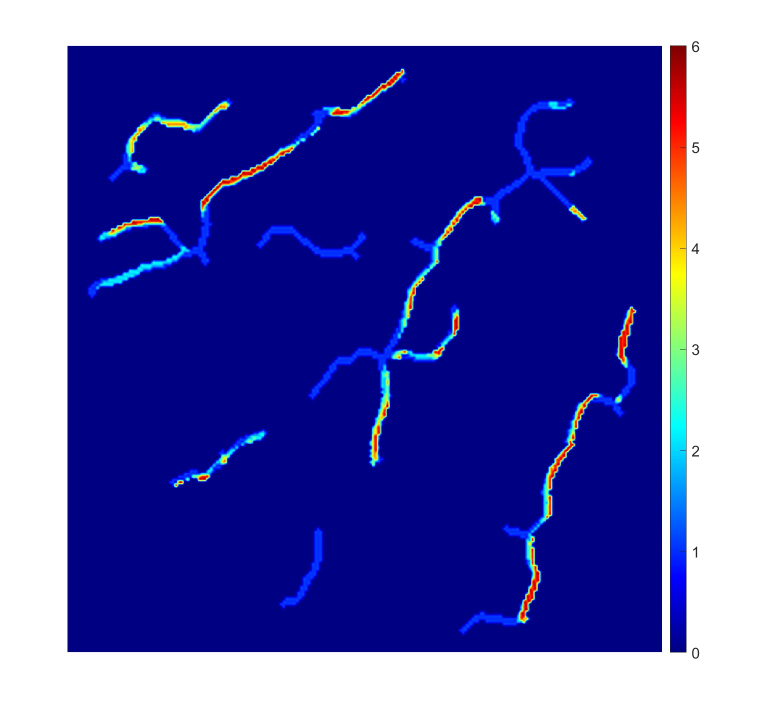
%> input picture Biometric_data/Estrazione Palmprint/Template3D/Luongo_1_noRimozione_000.jpg, 1553 x 1452 px (shown at 1/2 size)
$ octave --eval "result = metodo_estrazione_linee('Template3D/Luongo_1_noRimozione_000.jpg');"   (GNU Octave 9; MATLAB toolbox functions it lacks are replaced by stand-ins)
%> lines starting %> are read from the running program, lines starting %| are printed output that depends on the picture
### Biometric_data/Estrazione Palmprint/fcnFrostFilter.m
function outputImage = fcnFrostFilter(inputImage,mask)


% fcnFrostFilter performs noise filtering on an image based
%   on using an adaptive filter proposed by Frost.
%
%   OUTPUTIMAGE = fcnFrostFilter(INPUTIMAGE) performs
%   filtering of an image using the Frost filter. It uses a square neighborhood of 5x5
%   pixels to estimate the gray-level statistics in default settings.
%   Supported data type for INPUTIMAGE are uint8, uint16, uint32, uint64,
%   int8, int16, int32, int64, single, double. OUTPUTIMAGE has the same
%   image type as INPUTIMAGE.
%
%   OUTPUTIMAGE = fcnFrostFilter(INPUTIMAGE,MASK) performs
%   the filtering with local statistics computed based on the neighbors as
%   specified in the locical valued matrix MASK.
%
%   Details of the method are avilable in
%
%   V. S. Frost, "A Model for Radar Images and Its Application to Adaptive
%   Digital Filtering of Multiplicative Noise," IEEE Trans. Pattern Anal.,
%   Machine Intell., vol. 4, no. 2, pp. 157-166, Mar. 1982.
%   [http://dx.doi.org/10.1109/TPAMI.1982.4767223]
%
%   2012 (c) Debdoot Sheet, Indian Institute of Technology Kharagpur, India
%       Ver 1.0     13 February 2012
%
% Example
% -------
% inputImage = imnoise(imread('cameraman.tif'),'speckle',0.01);
% outputImage1 = fcnFrostFilter(inputImage);
% outputImage2 = ...
% fcnFrostFilter(inputImage,getnhood(strel('disk',3,0)));
% figure, subplot 131, imshow(inputImage), subplot 132,
% imshow(outputImage1), subplot 133, imshow(outputImage2)
%

% 2012 (c) Debdoot Sheet, Indian Institute of Technology Kharagpur, India
% All rights reserved.
%
% Permission is hereby granted to use, copy, modify, and distribute this code
% (the source files) and its documentation for any purpose, provided that
% the copyright notice in its entirety appear in all copies of this code,
% and the original source of this code. Further Indian Institute of
% Technology Kharagpur (IIT Kharagpur / IITKGP)  is acknowledged in any
% publication that reports research or any usage using this code.
%
% In no circumstantial cases or events the Indian Institute of Technology
% Kharagpur or the author(s) of this particular disclosure be liable to any
% party for direct, indirectm special, incidental, or consequential
% damages if any arising out of due usage. Indian Institute of Technology
% Kharagpur and the author(s) disclaim any warranty, including but not
% limited to the implied warranties of merchantability and fitness for a
% particular purpose. The disclosure is provided hereunder "as in"
% voluntarily for community development and the contributing parties have
% no obligation to provide maintenance, support, updates, enhancements,
% or modification.

%%%%%%%%%%%%%%%%%%%%%%%%%%%%%%

% Input argument check
validateattributes(inputImage,{'uint8','uint16','uint32','uint64','int8','int16','int32','int64','single','double'}, {'nonsparse','2d'}, mfilename,'I',1);

if nargin == 1

    mask = getnhood(strel('square',15));
elseif nargin == 2
    if ~islogical(mask)
        error('Mask of neighborhood specified must be a logical valued matrix');
    end
else
    error('Unsupported calling of fcnFirstOrderStatisticsFilter');
end

imageType = class(inputImage);

windowSize = size(mask);

inputImage = padarray(inputImage,[floor(windowSize(1)/2) floor(windowSize(2)/2)],'symmetric','both');

inputImage = double(inputImage);

[nRows,nCols] = size(inputImage);

outputImage = double(inputImage);

[xIndGrid yIndGrid] = meshgrid(-floor(windowSize(1)/2):floor(windowSize(1)/2),-floor(windowSize(2)/2):floor(windowSize(2)/2));

% xindgrid ^2   yingrid ^2

expWeight = exp(-(xIndGrid.^2 + yIndGrid.^2).^0.5);

for i=ceil(windowSize(1)/2):nRows-floor(windowSize(1)/2)
    for j=ceil(windowSize(2)/2):nCols-floor(windowSize(2)/2)
        localNeighborhood = inputImage(i-floor(windowSize(1)/2):i+floor(windowSize(1)/2),j-floor(windowSize(2)/2):j+floor(windowSize(2)/2));
        localNeighborhood = localNeighborhood(mask);
        localMean = mean(localNeighborhood(:));
        localVar = var(localNeighborhood(:));
        alpha = sqrt(localVar)/localMean;
        localWeight = alpha*(expWeight.^alpha);
        localWeightLin = localWeight(mask);
        localWeightLin = localWeightLin/sum(localWeightLin(:));
        outputImage(i,j) = sum(localWeightLin.*localNeighborhood);
    end
end

outputImage = outputImage(ceil(windowSize(1)/2):nRows-floor(windowSize(1)/2),ceil(windowSize(2)/2):nCols-floor(windowSize(2)/2));

outputImage = cast(outputImage,imageType);

### Biometric_data/Estrazione Palmprint/metodo_estrazione_linee.m
function [BWz, merge] = metodo_estrazione_linee(immagine)
%> called with immagine = 'Template3D/Luongo_1_noRimozione_000.jpg'

directions = [0 45 90 135];
dimDirectionalMatrix = 3;

% Caricamento dell'immagine di input
A = imread(immagine);
%> A is the input picture: size 1452x1553x3 uint8; mean R, G, B 91.6, 93.2, 175.1
A=imrotate(A,90);
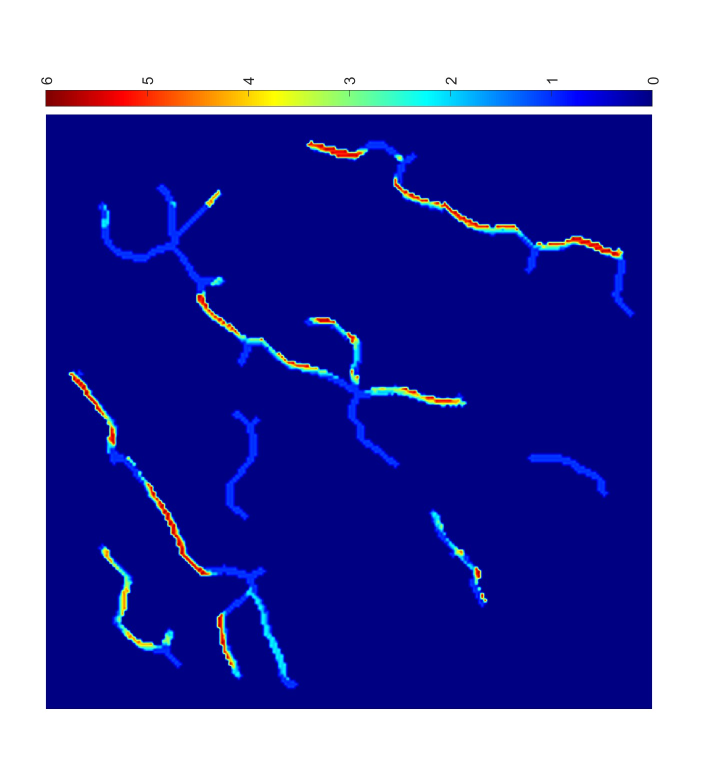
%> A: size 1553x1452x3 uint8 (shown at 1/2 size); mean R, G, B 91.6, 93.2, 175.1; mean of the top-left, top-right, bottom-left and bottom-right quarters 122.6, 133.4, 106.5, 117.4
A=flip(A,2);
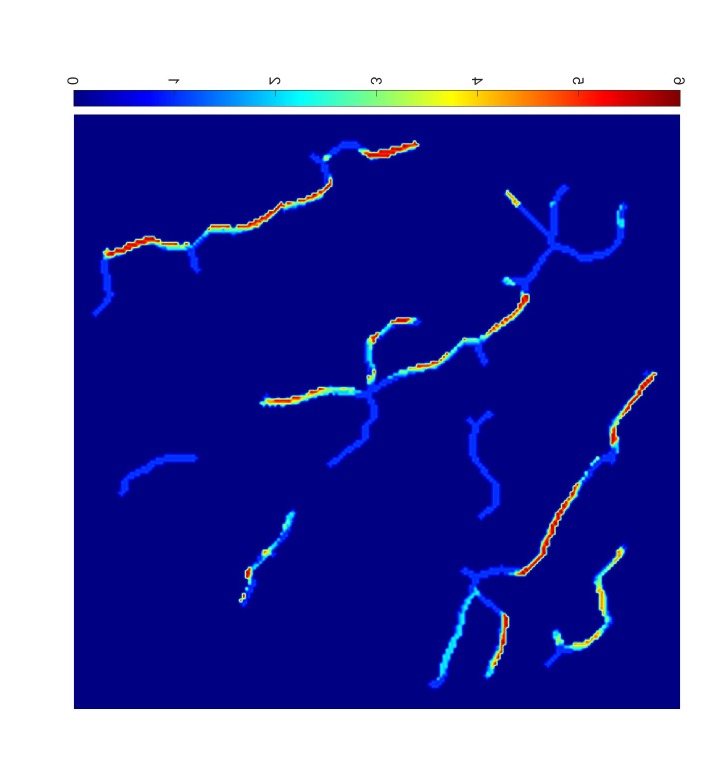
%> A: size 1553x1452x3 uint8 (shown at 1/2 size); mean R, G, B 91.6, 93.2, 175.1; mean of the top-left, top-right, bottom-left and bottom-right quarters 133.4, 122.6, 117.4, 106.5

% Aumento del contrasto
A = imadjust(A);

% Ridimensioniamo l'immagine
Aresize=imresize(A, [128 128], 'bicubic');
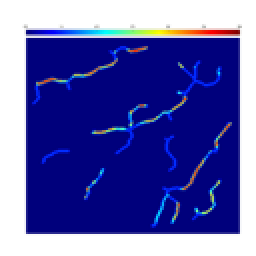
%> Aresize: size 128x128x3 uint8 (shown 2 times larger); mean R, G, B 91.7, 93.4, 171.4
clear A;
A=imresize(Aresize, 1.7 ,'bicubic'); % la dimensione diventa [x*1.7 y*1.7]
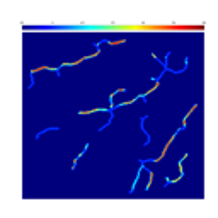
%> A: size 218x218x3 uint8; mean R, G, B 91.8, 93.5, 171.4
%> the run ends on the next line

% Applicazione del filtro di Frost
A = fcnFrostFilter(A);

% Aumentiamo nuovamente il contrasto
A = imadjust(A); % se il pixel è vicino a 0 lo porta ancora più vicino a 0. Lo stesso per l'1

% Normalizzazione dell'immagine precedente
% I pixel dell'immagine sono divisi per il massimo valore assunto dai pixel
Anorm = mat2gray(A); % mette tutti i valori tra 0 e 1


% Clonazione dell'immagine normalizzata in quattro copie
images(:,:,1) = Anorm; %Img0
images(:,:,2) = Anorm; %Img45
images(:,:,3) = Anorm; %Img90
images(:,:,4) = Anorm; %Img135

% Applicazione del filtro mediano solo per l'immagine che evidenzierà le linee
% nella direzione di 0° (Img0)
images(:,:,1) = medfilt2(images(:,:,1), [3 3]); %di default è 3x3 la finestra

% Filtraggio con operazione di convoluzione di ogni immagine per un elemento struttante
% generato con la funzione generaMatriceDirezionale
% Le immagini C1, C2, C3, C4 rappresentano le quattro immagini, ognuna delle quali è
% deputata ad evidenziare le linee in una determinata direzione (C1 a 0°, C2 a 45°,
% C3 a 90° e C4 a 135°
F = generaMatriceDirezionale(0, 5);
C1 = conv2(images(:,:,1), F, 'same');

F = generaMatriceDirezionale(45, 5);
C2 = conv2(images(:,:,2), F, 'same');

F = generaMatriceDirezionale(90, 5);
C3 = conv2(images(:,:,3), F, 'same');

F = generaMatriceDirezionale(135, 5);
C4 = conv2(images(:,:,4), F, 'same');


% Definizione dell'elemento strutturante di tipo disco
% utilizzato per l'operazione di bottom-hat
n=5;
SE = strel('disk',n,8); %definizione dell'elemento strutturante circolare
%nhood = getnhood(SE);
%imagesc(nhood);

% Operazione di bottom-hat; dopo ogni operazione di bottom-hat eseguiamo subito
% un'operazione di filtraggio e di ritaglio dei bordi per ripulire le immagini
IM1 = imbothat(C1, SE);
M = mean(mean(IM1));
k = 3;
threashold = k*M;
IM1(IM1<=threashold) = 0;
IM1 = IM1(n : end - n , n : end - n);

IM2 = imbothat(C2, SE);
M = mean(mean(IM2));
k = 3;
threashold = k*M;
IM2(IM2<=threashold) = 0;
IM2 = IM2(n : end - n , n : end - n);

IM3 = imbothat(C3, SE);
M = mean(mean(IM3));
k = 3;
threashold = k*M;
IM3(IM3<=threashold) = 0;
IM3 = IM3(n : end - n , n : end - n);

IM4 = imbothat(C4, SE);
M = mean(mean(IM4));
k = 3;
threashold = k*M;
IM4(IM4<=threashold) = 0;
IM4 = IM4(n : end - n , n : end - n);

% Combinazione delle immagini ottenute al passo precedente
IMG = IM1+IM2+IM3+IM4;

% Riduzione del rumore
M = mean(mean(IMG));
k = 3;
threashold = k*M;
IMG(IMG<=threashold) = 0;

% Normalizzazione
IMGnorm = mat2gray(IMG);

% Binarizzazione
Mprimo = mean(mean(IMGnorm));
IMGnorm(IMGnorm<=Mprimo) = 0;
IMGnorm(IMG>Mprimo) = 1;

% Operazioni morfologiche
% closing
se=strel('disk', 5);
imClosing=imclose(IMGnorm, se);

% trova, enumera le compomenti connesse
CC= bwconncomp(imClosing);
S = regionprops(CC, 'Area'); %calcola l'area di ogni componente connessa
%labelmatrix è più efficiente bwlabel e di bwlabeln perchè ritorna
%la corrispondente label matrix nella classe numerica più piccola necessaria
%per il numero di oggetti
L = labelmatrix(CC);
%crea un'immagine binaria contenente solo le regioni connesse con area
%maggiore di 50
BW2 = ismember(L, find([S.Area] >= 50));

% chiusura buchi
ChiusuraBuchi= imfill(imClosing,'holes');

% thinning
Thinning= bwmorph(ChiusuraBuchi, 'thin', inf);

% elimina linee piu corte di...
BWz = bwareaopen(Thinning, 15); %rimuove le componenti connesse che contengono meno di 15 pixel

% Sovrapposizione del template con immagine di partenza
templateUnint8 = im2uint8(BWz); %conversione dell'immagine in interi a 8-bit
A = A(n : end - n, n : end - n);
merge = A+templateUnint8;
save('pergola.dat','BWz');
end

$ run again, on Biometric_data/Estrazione Palmprint/Template3D/Scavone_noRimozione_004.jpg
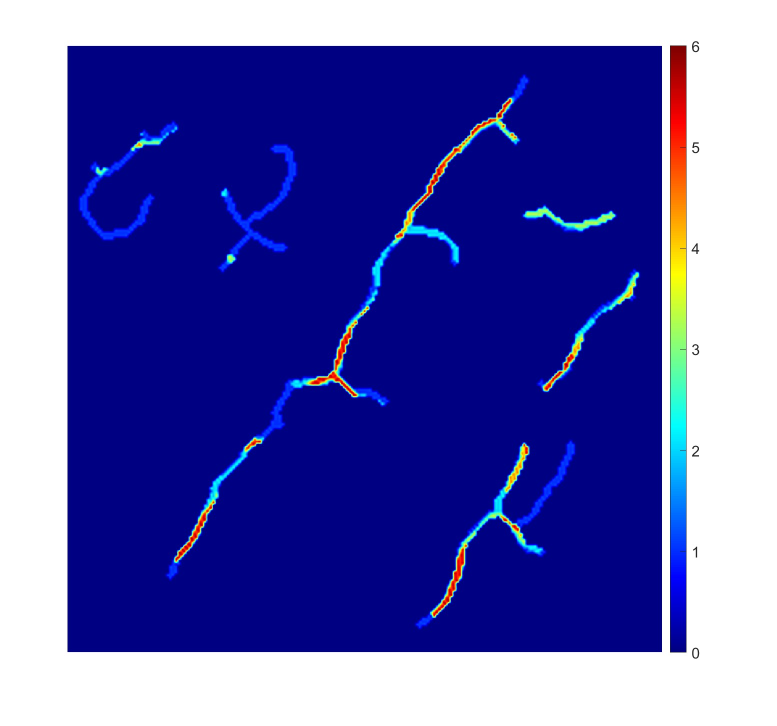
%> input picture Biometric_data/Estrazione Palmprint/Template3D/Scavone_noRimozione_004.jpg, 1553 x 1452 px (shown at 1/2 size)
%> in metodo_estrazione_linee, A is the input picture: size 1452x1553x3 uint8; mean R, G, B 91.2, 92.7, 174.5
%> in metodo_estrazione_linee, `A=flip(A,2);`:
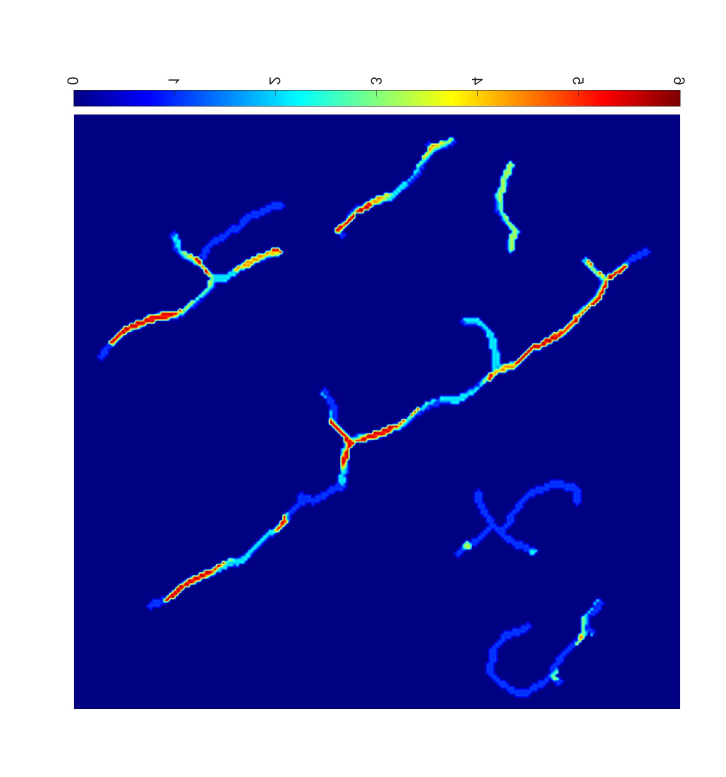
%> A: size 1553x1452x3 uint8 (shown at 1/2 size); mean R, G, B 91.2, 92.7, 174.5; mean of the top-left, top-right, bottom-left and bottom-right quarters 133.4, 122.5, 117.4, 104.6
%> in metodo_estrazione_linee, `A=imresize(Aresize, 1.7 ,'bicubic');`:
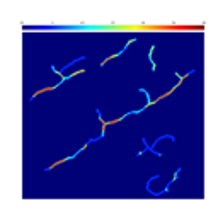
%> A: size 218x218x3 uint8; mean R, G, B 91.4, 93, 167.6
